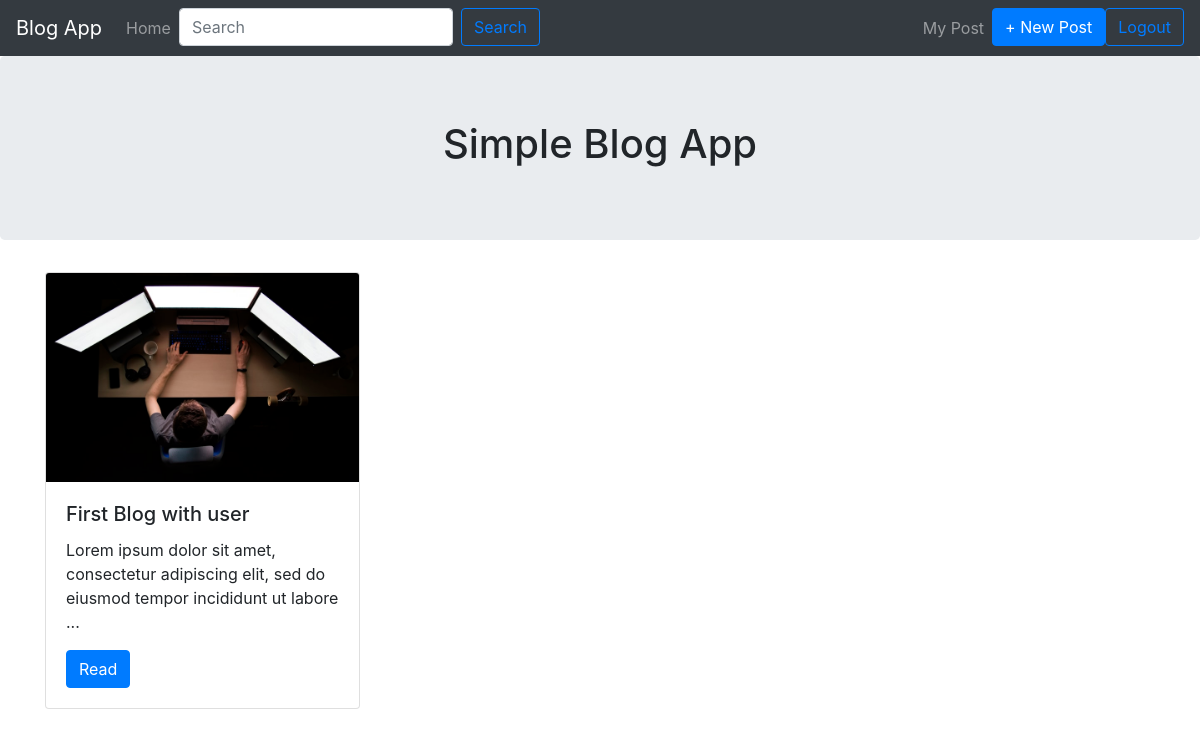
Screenshot of /blog/mypost (signed in) with the database file from the repository.
### blog/models.py (models this page shows, shortened)
class Blogs(models.Model):
    title = models.CharField(max_length=100)
    body = models.TextField()
    thumbnail = models.ImageField()
    date = models.DateField(auto_now=True)
    postuser = models.ForeignKey(User, on_delete=models.CASCADE)
    def snippet(self):
        return self.body[:100]

### blog/views.py (the view)
# urls.py: path('mypost', mypost)
def mypost(request):
    user = request.user
    result = Blogs.objects.filter(postuser=user)
    if len(result) > 0:
        return render(request, 'blog/mypost.html', {"result": result})

### blog/templates/blog/mypost.html
{% extends 'baselayout.html' %} {% block content %}
<div class="container">
  <div class="row">
    {% for blog in result %}
    <div class="col-4">
      <div class="card" style="width: 90%;">
        <img
          class="card-img-top"
          src="{{blog.thumbnail.url}}"
          alt="Card image cap"
        />
        <div class="card-body">
          <h5 class="card-title">{{blog.title}}</h5>
          <p class="card-text">
            {{blog.snippet}} ...
          </p>
          <a href="read/{{blog.id}}/" class="btn btn-primary">Read</a>
        </div>
      </div>
    </div>
    {% endfor %}
  </div>
</div>
{% endblock %}

### assets/styles.css (style rules this page uses)
body { background-color: aqua; }

### rows the page displays
Blogs: thumbnail (picture), title "First Blog with user", snippet "Lorem ipsum dolor sit amet, consectetur adipiscing elit, sed do eiusmod tempor incididunt ut labore"
